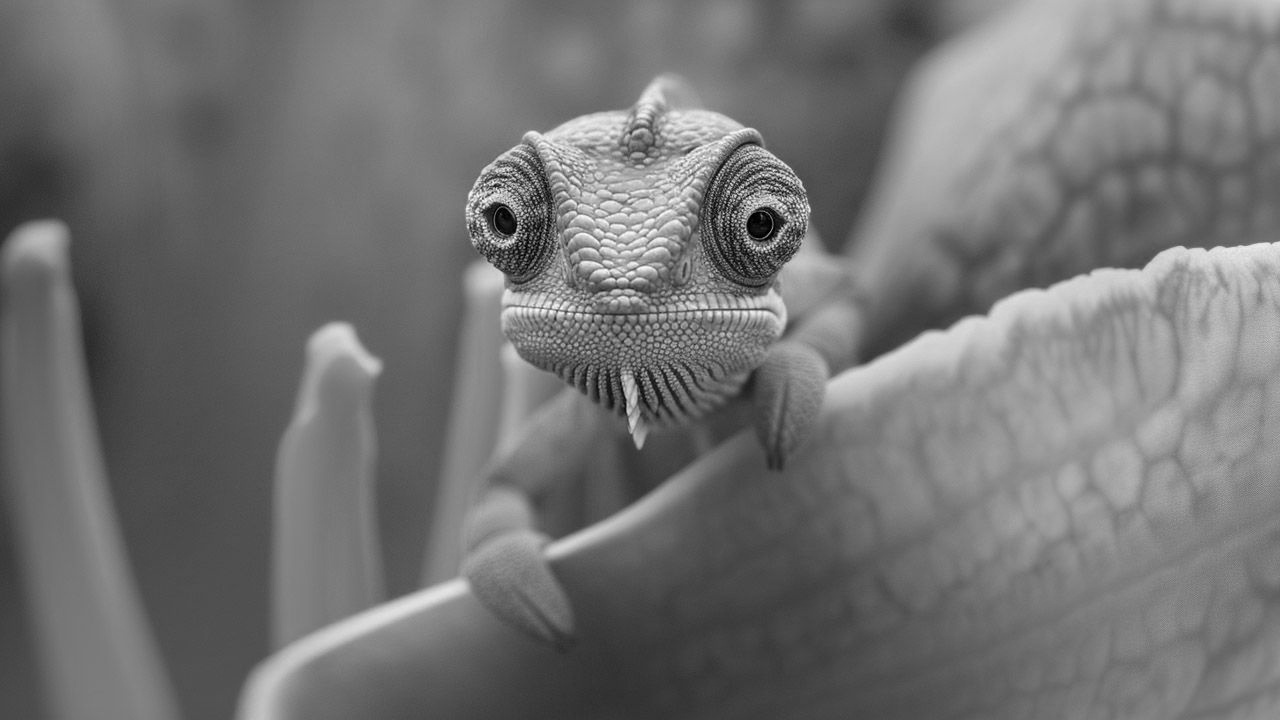
#> input picture Grayscale_MainAfter.jpg, 1280 x 720 px
$ python 'Halftoning(Threshold).py'
#> lines starting #> are read from the running program, lines starting #| are printed output that depends on the picture; after the words box and inside, x2 and y2 are one past the last pixel; in counts of white or black regions, pixels touching at a corner belong together
import cv2 as cv
path = "Grayscale_MainAfter.jpg"
Threshold = 114.62288953993055
img = cv.imread(path,cv.IMREAD_UNCHANGED)
#> img is the input picture: shape (720, 1280); min 0, max 255, mean 114.6
for indexI , i in enumerate(img):
    for indexJ , j in enumerate(i):
        if img[indexI,indexJ] >= Threshold:
            img[indexI,indexJ] =  255
        else:
            img[indexI,indexJ] =  0
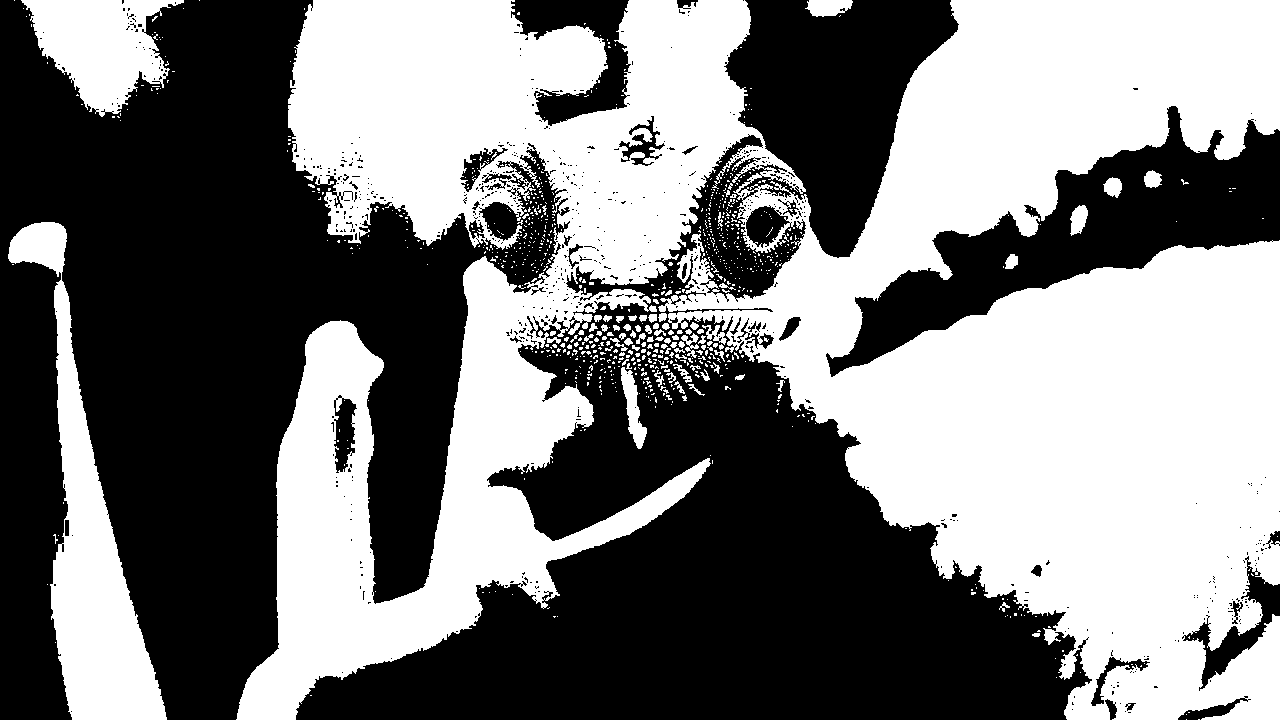
#> img: shape (720, 1280); 48.4% white; 875 white regions (792 under 20 px), largest, box (x1, y1, x2, y2) and area: (236, 0, 1280, 720) 402870, (8, 222, 167, 720) 23957, (21, 0, 184, 117) 10740
cv.imwrite("Halftoning(Threshold).jpg", img)
